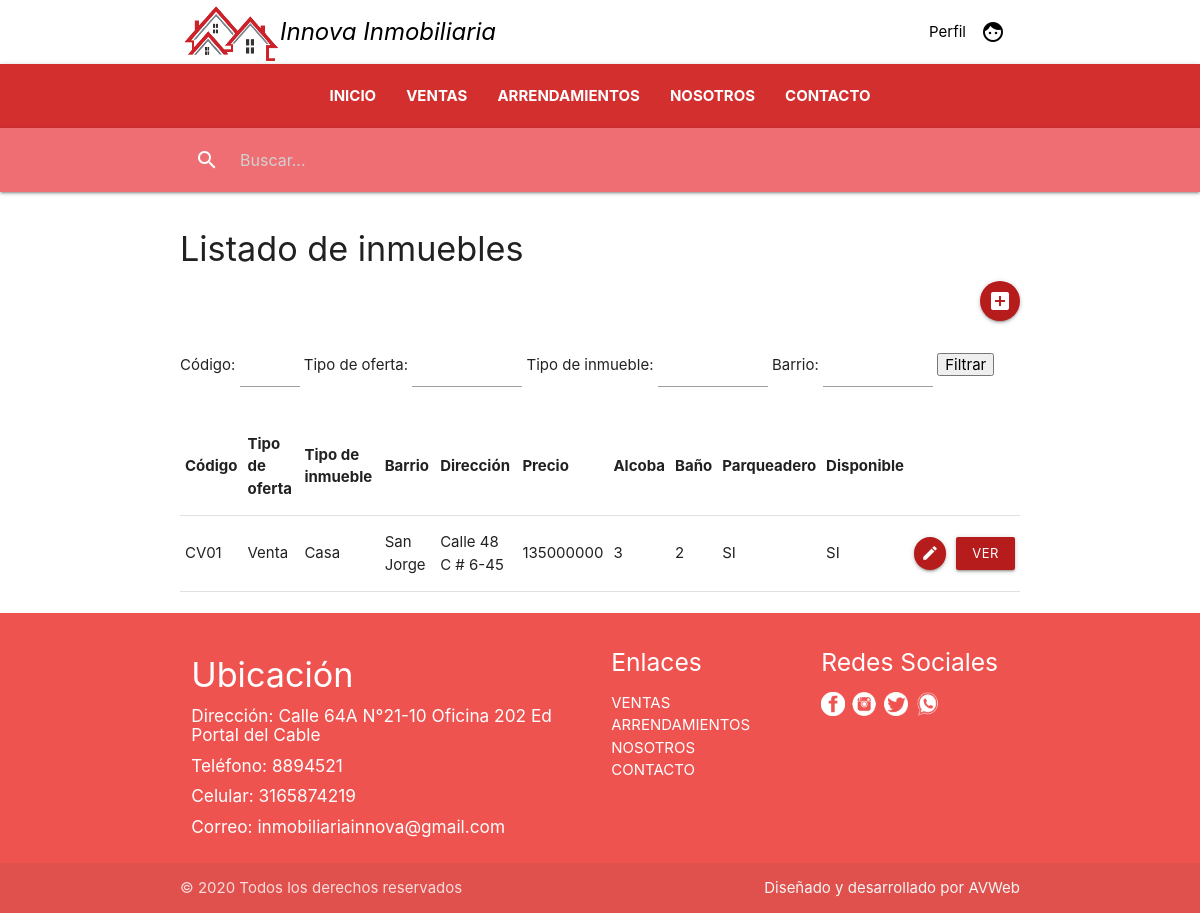
Page /listar/ (signed in) on the earlier database version.
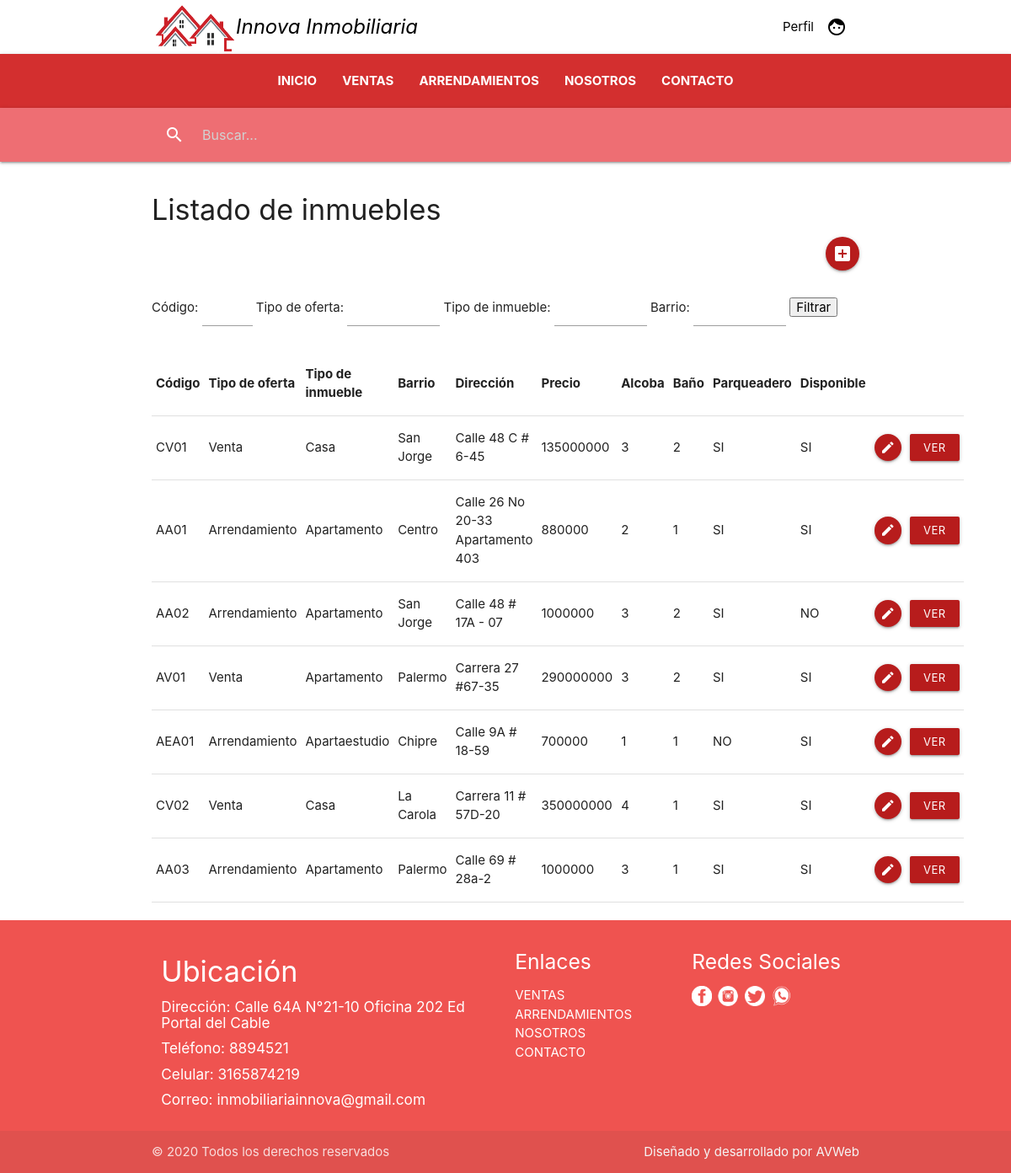
Same page on the later database version.
### inmueble/models.py (models this page shows, shortened)
class Inmueble(models.Model):
    codigo = models.CharField(max_length=50, null=False)
    direccion = models.CharField(max_length=100, null=False)
    IDBarrio = models.ForeignKey(Barrio, null=False, on_delete=models.PROTECT)
    precio = models.DecimalField(max_digits=9, decimal_places=0,  null=False)
    IDTipo_de_inmueble = models.ForeignKey(Tipo_de_inmueble, null=False, on_delete=models.PROTECT)
    IDTipo_de_oferta = models.ForeignKey(Tipo_de_oferta, null=False, on_delete=models.PROTECT)
    alcoba = models.IntegerField(null=False)
    baño = models.IntegerField(null=False)
    parqueadero = models.BooleanField(null=False)
    disponible = models.BooleanField(null=False)
    descripcion = models.CharField(max_length=300, null=True)
    imagenppal = models.FileField(null=False, upload_to="imagenes/%Y/%m/%d")

class Tipo_de_oferta(models.Model):
    nombre = models.CharField(max_length=20, null=False)

class Tipo_de_inmueble(models.Model):
    nombre = models.CharField(max_length=25, null=False)

class Barrio(models.Model):
    nombre = models.CharField(max_length=80, null=False)
    IDCiudad = models.ForeignKey(Ciudad, null=False, on_delete=models.PROTECT)

### inmueble/views.py (the view)
# urls.py: path('listar/', views.Listar_inmueble, name='listar'),
@permission_required('usuario.listar_inmueble')
@login_required()
def Listar_inmueble(request):
    inmueble = Inmueble.objects.all()
    if request.POST.get('codigo'):
        codigo = (request.POST.get('codigo'))
        inmueble = Inmueble.objects.filter(codigo__icontains = codigo)
    elif request.POST.get('tipo_oferta'):
        tipo_oferta = (request.POST.get('tipo_oferta'))
        inmueble = Inmueble.objects.filter(IDTipo_de_oferta__nombre__icontains = tipo_oferta)
    elif request.POST.get('tipo_inmueble'):
        tipo_inmueble = (request.POST.get('tipo_inmueble'))
        inmueble = Inmueble.objects.filter(IDTipo_de_inmueble__nombre__icontains = tipo_inmueble)
    elif request.POST.get('barrio'):
        barrio = (request.POST.get('barrio'))
        inmueble = Inmueble.objects.filter(IDBarrio__nombre__icontains = barrio)
    paginator = Paginator(inmueble, 7)
    page = request.GET.get('page')
    inmueble = paginator.get_page(page)
    return render(request, 'inmueble/inmueble_list.html', {'inmueble':inmueble})

### templates/inmueble/inmueble_list.html (shortened to what this page needs)
{% extends 'base/base.html' %}
{% load static %}
{% block container %}
<div class="section">
  <h4>Listado de inmuebles</h4>
  <a class="btn-floating right btn-medium waves-effect waves-light red darken-4 " href="{% url 'crear' %}">
    <i class="material-icons">add_box</i>
  </a><br>
</div>
<br>
<form method="post"> {% csrf_token %}
  Código:
  <input type="text" name="codigo" style="width:60px"/>
  Tipo de oferta:
  <input type="text" name="tipo_oferta" style="width:110px"/>
  Tipo de inmueble:
  <input type="text" name="tipo_inmueble" style="width:110px"/>
  Barrio:
  <input type="text" name="barrio" style="width:110px"/>
  <input type="submit" value="Filtrar">
</form>
<br>
<table class="responsive-table">
    <thead>
      <tr>
        <th>Código</th>
        <th>Tipo de oferta</th>
        <th>Tipo de inmueble</th>
        <th>Barrio</th>
        <th>Dirección</th>
        <th>Precio</th>
        <th>Alcoba</th>
        <th>Baño</th>
        <th>Parqueadero</th>
        <th>Disponible</th>
        <th></th>
        <th></th>
      </tr>
    </thead>
    <tbody>
      {% for data in inmueble %}
      <tr>
        <td>{{ data.codigo }}</td>
        <td>{{ data.IDTipo_de_oferta.nombre }}</td>
        <td>{{ data.IDTipo_de_inmueble.nombre }}</td>
        <td>{{ data.IDBarrio.nombre }}</td>
        <td>{{ data.direccion }}</td>
        <td>{{ data.precio }}</td>
        <td>{{ data.alcoba }}</td>
        <td>{{ data.baño }}</td>
        {% if data.parqueadero == True %}
          <td>SI</td>
        {% else %}
          <td>NO</td>
        {% endif %}
        {% if data.disponible == True %}
          <td>SI</td>
        {% else %}
          <td>NO</td>
        {% endif %}
        <td>
          <a href="{% url 'editar' data.id %}" class="btn-floating btn-small waves-effect waves-light red darken-4">
            <i class="small material-icons">create</i>
          </a>
        </td>
        <td>
          <a href="{% url 'detalle' data.id %}" class="btn-small waves-effect waves-light red darken-4">
            Ver
          </a>
        </td>
      </tr>
      {% endfor %}
    </tbody>
</table>
<div class="row">
  <div class="col s12">
  </div>
</div>
{% endblock %}

Differences in the rows shown:
added Inmueble: codigo "AA01", IDTipo_de_oferta.nombre "Arrendamiento", IDTipo_de_inmueble.nombre "Apartamento", IDBarrio.nombre "Centro", direccion "Calle 26 No 20-33 Apartamento 403", precio "880000", alcoba "2", baño "1", parqueadero "SI", disponible "SI"
added Inmueble: codigo "AA02", IDTipo_de_oferta.nombre "Arrendamiento", IDTipo_de_inmueble.nombre "Apartamento", IDBarrio.nombre "San Jorge", direccion "Calle 48 # 17A - 07", precio "1000000", alcoba "3", baño "2", parqueadero "SI", disponible "NO"
added Inmueble: codigo "AV01", IDTipo_de_oferta.nombre "Venta", IDTipo_de_inmueble.nombre "Apartamento", IDBarrio.nombre "Palermo", direccion "Carrera 27 #67-35", precio "290000000", alcoba "3", baño "2", parqueadero "SI", disponible "SI"
added Inmueble: codigo "AEA01", IDTipo_de_oferta.nombre "Arrendamiento", IDTipo_de_inmueble.nombre "Apartaestudio", IDBarrio.nombre "Chipre", direccion "Calle 9A # 18-59", precio "700000", alcoba "1", baño "1", parqueadero "NO", disponible "SI"
added Inmueble: codigo "CV02", IDTipo_de_oferta.nombre "Venta", IDTipo_de_inmueble.nombre "Casa", IDBarrio.nombre "La Carola", direccion "Carrera 11 # 57D-20", precio "350000000", alcoba "4", baño "1", parqueadero "SI", disponible "SI"
added Inmueble: codigo "AA03", IDTipo_de_oferta.nombre "Arrendamiento", IDTipo_de_inmueble.nombre "Apartamento", IDBarrio.nombre "Palermo", direccion "Calle 69 # 28a-2", precio "1000000", alcoba "3", baño "1", parqueadero "SI", disponible "SI"
